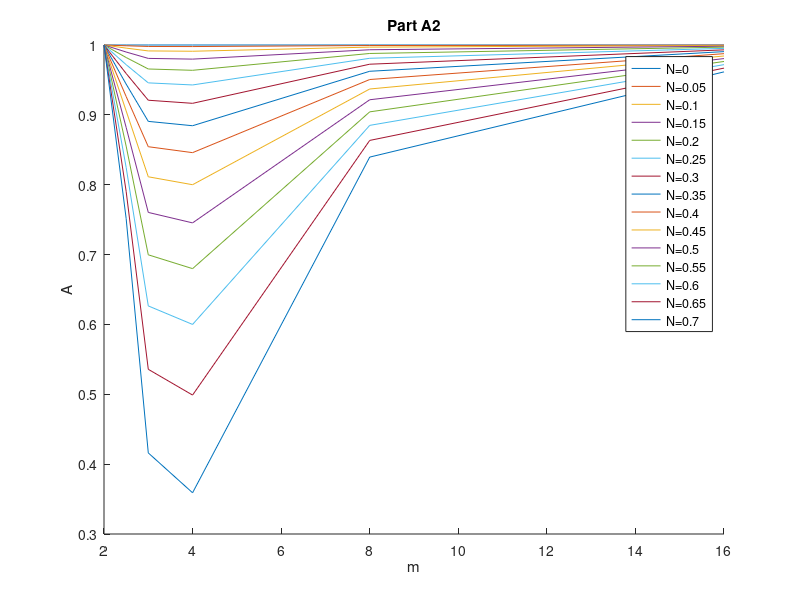
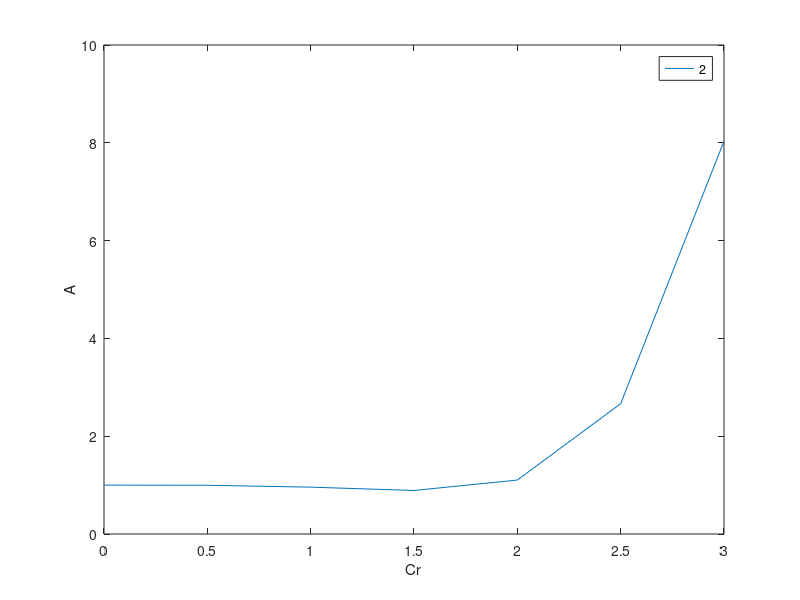

The MATLAB script that drew these images, in order:
clear all
close all
%% Part A1
% finding the maximum value of the denominator
x = linspace(0,2*pi,360);
f = 8.*sin(x) - sin(2*x);
[M, I] = max(f);

%% Part A2
Cr = 0:0.05:0.73;
legendCell = cellstr(num2str(Cr', 'N=%-d'));

m = [2, 2.5, 3, 4, 8, 16];
A_matrix = zeros(length(Cr),length(m));

for i = 1:length(Cr)
    A = sqrt((-(Cr(i)^2)/36).*(8.*sin(2*pi./m) - sin(2*2*pi./m)).^2 + 1);
    A_matrix(i,:) = A; 
end


hold on
for j=1:length(Cr)
    figure(1)
    plot(m,A_matrix(j,:))
    xlabel('m');
    ylabel('A');
    legend(legendCell);
    title('Part A2')
end
%% Part B3 take 2

f3 = sqrt(3./(sin(x).^2));
[M3, I3] = min(f3);

%% Part B5
% Plot A(k) vs Cr (range 0-3) for various 
% wavelengths: L = 2?x, 2.5?x, 3?x, 4?x, 5?x, 10?x, 20?x

Cr_b = 0:0.5:3;
delx =  1;
m = [2, 2.5, 3, 4, 5, 10, 20];

A_matrix = zeros(length(m),length(Cr_b));
for i = 1:length(m)
    k = m(i);
    L = k.*delx;
    A = 1 - ((Cr_b.^4)/12).*(sin(k*delx))^4 + ((Cr_b.^6)/36).*(sin(k*delx))^6;
    A_matrix(i,:) = A;
end

hold on
for j = 1:length(m)
    figure(2)
    plot(Cr_b,A_matrix(j,:))
    xlabel('Cr');
    ylabel('A');
    legend('2', '2.5', '3', '4', '5', '10', '20');
end